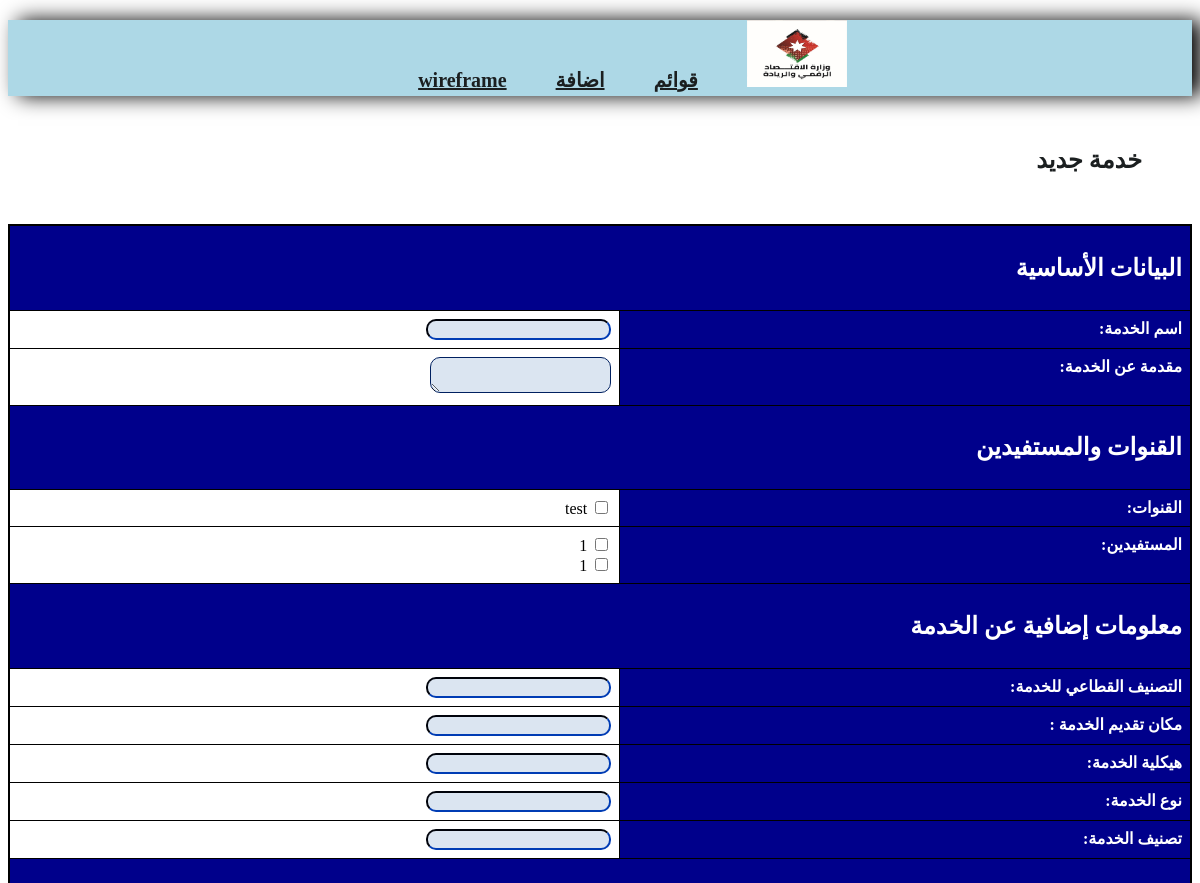
The app's page /new_table (upper part), older data.
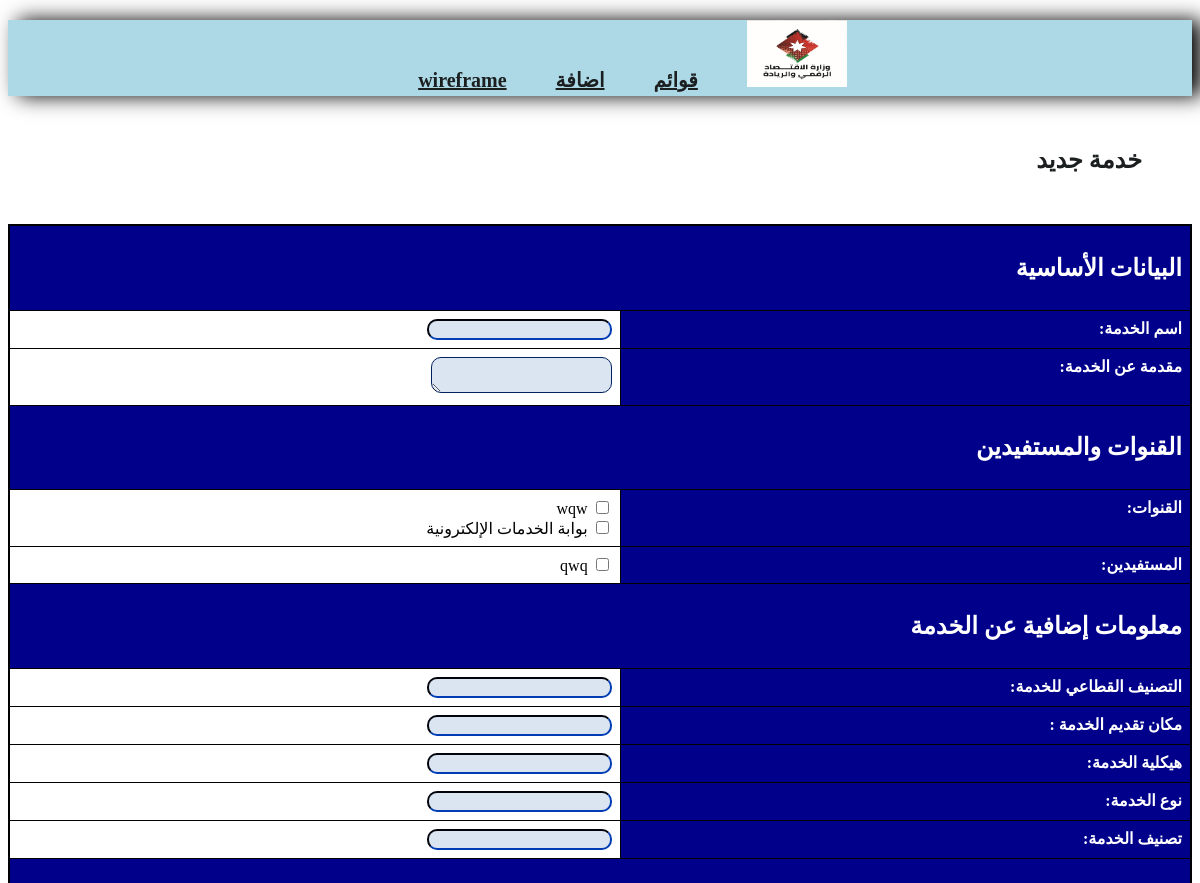
The same page, newer data.
### app.py (models this page shows)
class ServiceChannel(db.Model):
    id = db.Column(db.Integer, primary_key=True)
    channel_name = db.Column(db.String(100), nullable=False)

class ServiceBeneficiary(db.Model):
    id = db.Column(db.Integer, primary_key=True)
    beneficiary_name = db.Column(db.String(100), nullable=False)

### app.py (the view)
@app.route('/new_table')
def new_table_form():
    channels = ServiceChannel.query.all()
    beneficiaries = ServiceBeneficiary.query.all()
    return render_template('new_table.html', channels=channels, beneficiaries=beneficiaries)

### templates/new_table.html (shortened to what this page needs)
<!DOCTYPE html>
<html lang="en">
  <head>
    <link rel="stylesheet" href="../static/table.css" />
    <link rel="stylesheet" href="../static/navbar.css" />
  </head>
  <body>
    {% include 'navbar.html' %}
    <h1>خدمة جديد</h1>
    <form action="/create_table" method="post">
      <table>
        <tr>
          <th colspan="2"><h2>البيانات الأساسية</h2></th>
        </tr>
        <tr>
          <th><label for="table_name">اسم الخدمة: </label></th>
          <td>
            <input required type="text" id="table_name" name="table_name" />
          </td>
        </tr>
        <tr>
          <th><label for="table_description">مقدمة عن الخدمة:</label></th>
          <td>
            <textarea
              id="table_description"
              name="table_description"
            ></textarea>
          </td>
        </tr>
        <tr>
          <th colspan="2"><h2>القنوات والمستفيدين</h2></th>
        </tr>
        <tr>
          <th><label for="channels">القنوات:</label></th>
          <td>
            {% for channel in channels %}
            <input
              type="checkbox"
              id="channel_{{ channel.id }}"
              name="channels"
              value="{{ channel.id }}"
            />
            <label for="channel_{{ channel.id }}"
              >{{ channel.channel_name }}</label
            ><br />
            {% endfor %}
          </td>
        </tr>
        <tr>
          <th><label for="beneficiaries">المستفيدين:</label></th>
          <td>
            {% for beneficiary in beneficiaries %}
            <input
              type="checkbox"
              id="beneficiary_{{ beneficiary.id }}"
              name="beneficiaries"
              value="{{ beneficiary.id }}"
            />
            <label for="beneficiary_{{ beneficiary.id }}"
              >{{ beneficiary.beneficiary_name }}</label
            ><br />
            {% endfor %}
          </td>
        </tr>
        <tr>
          <th colspan="2"><h2>معلومات إضافية عن الخدمة</h2></th>
        </tr>
        <tr>
          <th><label for="sector_class">التصنيف القطاعي للخدمة: </label></th>
          <td>
            <input required type="text" id="sector_class" name="sector_class" />
          </td>
        </tr>
        <tr>
          <th><label for="service_place">مكان تقديم الخدمة : </label></th>
          <td>
            <input type="text" id="service_place" name="service_place" />
          </td>
        </tr>
        <tr>
          <th><label for="service_structure">هيكلية الخدمة: </label></th>
          <td>
            <input
              type="text"
              id="service_structure"
              name="service_structure"
            />
          </td>
        </tr>
        <tr>
          <th><label for="service_type">نوع الخدمة: </label></th>
          <td>
            <input type="text" id="service_type" name="service_type" />
          </td>
        </tr>
        <tr>
          <th><label for="service_class">تصنيف الخدمة: </label></th>
          <td>
            <input type="text" id="service_class" name="service_class" />
          </td>
        </tr>
        <tr>
          <th colspan="2"><h2>رسوم الخدمة</h2></th>
        </tr>
      </table>
    </form>
  </body>
</html>

Row changes from the older to the newer data that the page shows:
removed ServiceBeneficiary: beneficiary_name "1"
removed ServiceBeneficiary: beneficiary_name "1"
changed ServiceChannel: channel_name "test" → "wqw"
added ServiceChannel: channel_name "بوابة الخدمات الإلكترونية"
added ServiceBeneficiary: beneficiary_name "qwq"
